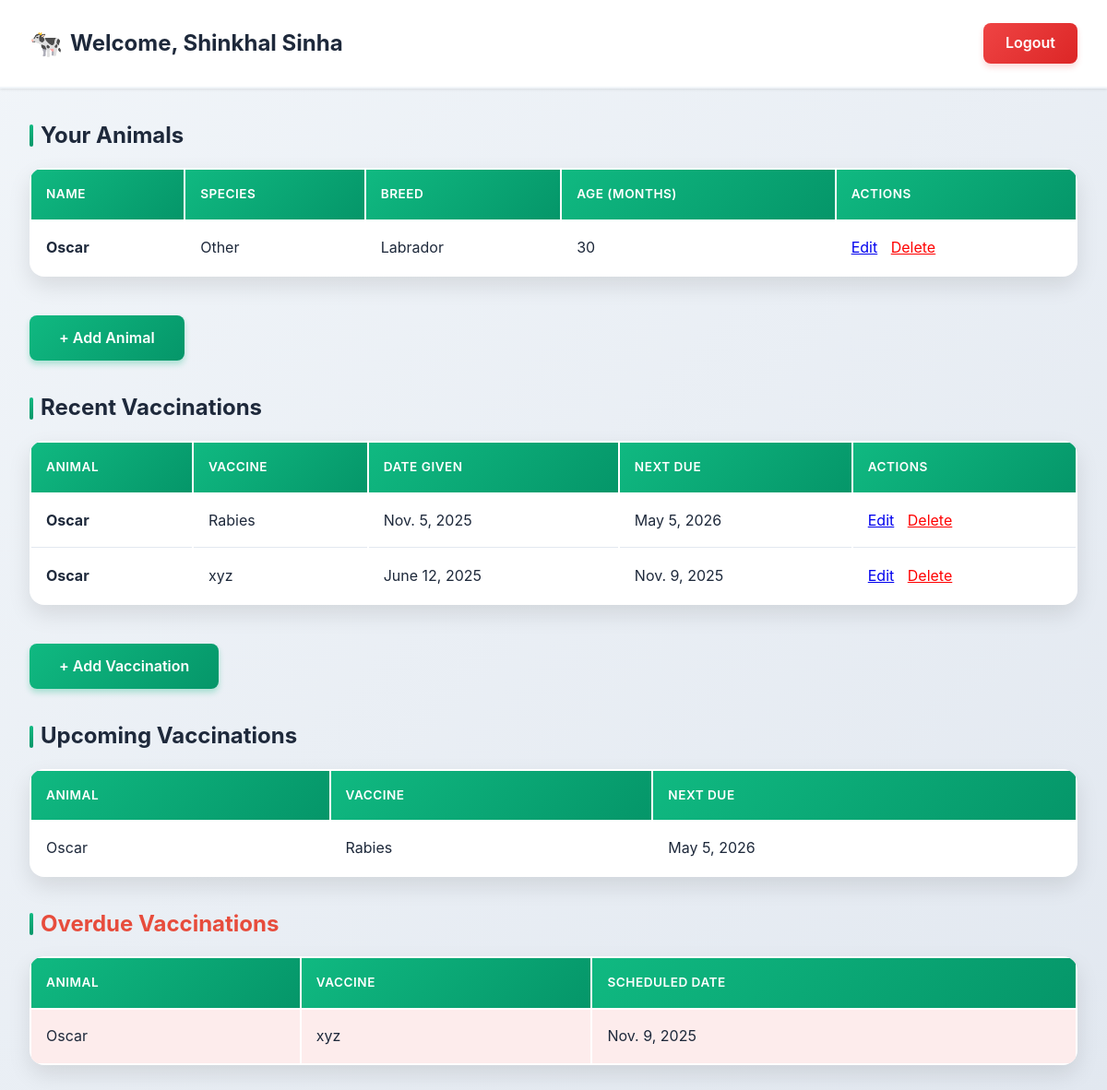
The page /dashboard/ (signed in) on the database its author committed.
### core/models.py (models this page shows, shortened)
class Owner(models.Model):
    user = models.OneToOneField(User, on_delete=models.CASCADE, null=True, blank=True)
    name = models.CharField(max_length=100)
    phone = models.CharField(max_length=15)
    address = models.TextField(blank=True)

class Animal(models.Model):
    SPECIES_CHOICES = [
        ('cow', 'Cow'),
        ('buffalo', 'Buffalo'),
        ('goat', 'Goat'),
        ('sheep', 'Sheep'),
        ('other', 'Other'),
    ]
    owner = models.ForeignKey(Owner, on_delete=models.CASCADE, related_name='animals')
    name = models.CharField(max_length=100)
    species = models.CharField(max_length=20, choices=SPECIES_CHOICES)
    breed = models.CharField(max_length=100, blank=True)
    age = models.PositiveIntegerField(help_text="Age in months", null=True, blank=True)
    date_added = models.DateField(auto_now_add=True)

class Vaccination(models.Model):
    animal = models.ForeignKey(Animal, on_delete=models.CASCADE, related_name='vaccinations')
    vaccine_name = models.CharField(max_length=100)
    date_given = models.DateField()
    next_due = models.DateField(null=True, blank=True)
    notes = models.TextField(blank=True)

### core/views.py (the view)
# urls.py: path('dashboard/', views.dashboard_view, name='dashboard'),  # 👈 new
@login_required
def dashboard_view(request):
    owner = Owner.objects.get(user=request.user)
    animals = Animal.objects.filter(owner=owner)
    vaccinations = Vaccination.objects.filter(
        animal__owner=owner
    ).order_by('-date_given')[:5]
    today = date.today()
    reminders = Vaccination.objects.filter(
        animal__owner=owner,
        next_due__isnull=False,
        next_due__gte=today
    ).order_by('next_due')[:5]
    overdue = Vaccination.objects.filter(
        animal__owner=owner,
        next_due__isnull=False,
        next_due__lt=today
    ).order_by('next_due')
    context = {
        'owner': owner,
        'animals': animals,
        'vaccinations': vaccinations,
        'reminders': reminders,
        'overdue': overdue,
        'today': today,
    }
    return render(request, 'core/dashboard.html', context)

### core/templates/core/dashboard.html (shortened to what this page needs)
{% extends 'core/base.html' %}
{% block content %}
<div class="header">
    <h2>Welcome, {{ owner.name }}</h2>
    <a href="{% url 'logout' %}" class="logout">Logout</a>
</div>
<div class="container">
    <h3>Your Animals</h3>
    {% if animals %}
    <table>
        <thead>
            <tr>
                <th>Name</th>
                <th>Species</th>
                <th>Breed</th>
                <th>Age (months)</th>
                <th>Actions</th>
            </tr>
        </thead>
        <tbody>
            {% for animal in animals %}
            <tr>
                <td><strong>{{ animal.name }}</strong></td>
                <td>{{ animal.get_species_display }}</td>
                <td>{{ animal.breed }}</td>
                <td>{{ animal.age }}</td>
                <td>
                    <a href="{% url 'edit_animal' animal.id %}">Edit</a>
                    <a href="{% url 'delete_animal' animal.id %}" style="color:red;margin-left:10px;">Delete</a>
                </td>
            </tr>
            {% endfor %}
        </tbody>
    </table>
    {% else %}
        <p>No animals added yet. Start by adding your first animal! 🐄</p>
    {% endif %}
    <a href="{% url 'add_animal' %}" class="btn-primary" style="margin-top:10px;display:inline-block;">+ Add Animal</a>
    <h3>Recent Vaccinations</h3>
    {% if vaccinations %}
    <table>
        <thead>
            <tr>
                <th>Animal</th>
                <th>Vaccine</th>
                <th>Date Given</th>
                <th>Next Due</th>
                <th>Actions</th>
            </tr>
        </thead>
        <tbody>
            {% for v in vaccinations %}
            <tr>
                <td><strong>{{ v.animal.name }}</strong></td>
                <td>{{ v.vaccine_name }}</td>
                <td>{{ v.date_given }}</td>
                <td>
                    <span class="{% if v.next_due and v.next_due <= today %}overdue{% endif %}">
                        {{ v.next_due|default:"N/A" }}
                    </span>
                </td>
                <td>
                    <a href="{% url 'edit_vaccination' v.id %}">Edit</a>
                    <a href="{% url 'delete_vaccination' v.id %}" style="color:red;margin-left:10px;">Delete</a>
                </td>
            </tr>
            {% endfor %}
        </tbody>
    </table>
    {% else %}
        <p>No vaccination records found. Keep your animals healthy! 💉</p>
    {% endif %}
    <a href="{% url 'add_vaccination' %}" class="btn-primary" style="margin-top:10px;display:inline-block;">+ Add Vaccination</a>
    <h3>Upcoming Vaccinations</h3>
    {% if reminders %}
    <table>
        <tr>
            <th>Animal</th>
            <th>Vaccine</th>
            <th>Next Due</th>
        </tr>
        {% for r in reminders %}
        <tr>
            <td>{{ r.animal.name }}</td>
            <td>{{ r.vaccine_name }}</td>
            <td>{{ r.next_due }}</td>
        </tr>
        {% endfor %}
    </table>
    {% else %}
        <p>No upcoming vaccinations.</p>
    {% endif %}
    <h3 style="color:#e74c3c;">Overdue Vaccinations</h3>
    {% if overdue %}
    <table>
        <tr class="overdue-row">
            <th>Animal</th>
            <th>Vaccine</th>
            <th>Scheduled Date</th>
        </tr>
        {% for o in overdue %}
        <tr style="background:#fdecec;">
            <td>{{ o.animal.name }}</td>
            <td>{{ o.vaccine_name }}</td>
            <td>{{ o.next_due }}</td>
        </tr>
        {% endfor %}
    </table>
    {% else %}
        <p>No overdue vaccinations 🎉</p>
    {% endif %}
</div>
{% endblock %}

### core/templates/core/base.html (shortened to what this page needs)
{% load static %}
<!DOCTYPE html>
<html lang="en">
<head>
    <link rel="stylesheet" href="{% static 'core/css/style.css' %}">
</head>
<body>
    {% block content %}{% endblock %}
</body>
</html>

### core/static/core/css/style.css (style rules this page uses)
* { margin: 0; padding: 0; box-sizing: border-box; }
:root { --primary: #10b981; --primary-dark: #059669; --primary-light: #34d399; --secondary: #3b82f6; --danger: #ef4444; --warning: #f59e0b; --success: #10b981; --dark: #1e293b; --gray: #64748b; --light-gray: #f1f5f9; --white: #ffffff; --border: #e2e8f0; --shadow: 0 1px 3px rgba(0, 0, 0, 0.1); --shadow-lg: 0 10px 25px rgba(0, 0, 0, 0.1); }
body { font-family: -apple-system, BlinkMacSystemFont, 'Segoe UI', Roboto, 'Helvetica Neue', Arial, sans-serif; background: linear-gradient(135deg, #f1f5f9 0%, #e2e8f0 100%); min-height: 100vh; color: var(--dark); line-height: 1.6; }
.header { background: var(--white); padding: 1.5rem 2rem; box-shadow: var(--shadow); display: flex; justify-content: space-between; align-items: center; position: sticky; top: 0; z-index: 100; border-bottom: 2px solid var(--light-gray); }
.header h2 { color: var(--dark); font-size: 1.5rem; font-weight: 700; display: flex; align-items: center; gap: 0.5rem; }
.header h2::before { content: "🐄"; font-size: 1.8rem; }
.logout { background: linear-gradient(135deg, var(--danger) 0%, #dc2626 100%); color: var(--white); padding: 0.6rem 1.5rem; border-radius: 0.5rem; text-decoration: none; font-weight: 600; transition: all 0.3s ease; box-shadow: 0 4px 6px rgba(239, 68, 68, 0.2); }
.container { max-width: 1200px; margin: 2rem auto; padding: 0 2rem; }
.container h3 { color: var(--dark); font-size: 1.5rem; margin: 2rem 0 1rem; font-weight: 700; display: flex; align-items: center; gap: 0.5rem; }
.container h3::before { content: ""; width: 4px; height: 1.5rem; background: linear-gradient(180deg, var(--primary) 0%, var(--primary-dark) 100%); border-radius: 2px; }
table { width: 100%; background: var(--white); border-radius: 1rem; overflow: hidden; box-shadow: var(--shadow-lg); margin: 1rem 0 2rem; }
table th { background: linear-gradient(135deg, var(--primary) 0%, var(--primary-dark) 100%); color: var(--white); padding: 1rem; text-align: left; font-weight: 600; text-transform: uppercase; font-size: 0.85rem; letter-spacing: 0.5px; }
table td { padding: 1rem; border-bottom: 1px solid var(--border); color: var(--dark); }
table tr:last-child td { border-bottom: none; }
.btn-primary { background: linear-gradient(135deg, var(--primary) 0%, var(--primary-dark) 100%); color: var(--white); padding: 0.75rem 2rem; border: none; border-radius: 0.5rem; font-size: 1rem; font-weight: 600; cursor: pointer; text-decoration: none; display: inline-block; transition: all 0.3s ease; box-shadow: 0 4px 6px rgba(16, 185, 129, 0.3); }
.container > * { animation: fadeIn 0.5s ease; }
.overdue-row { background: #ffe6e6; color: #c0392b; font-weight: 500; }

### rows shown on the page
Owner: name "Shinkhal Sinha"
Animal: name "Oscar", species "Other", breed "Labrador", age "30"
Vaccination: animal.name "Oscar", vaccine_name "Rabies", date_given "Nov. 5, 2025", next_due "May 5, 2026"
Vaccination: animal.name "Oscar", vaccine_name "xyz", date_given "June 12, 2025", next_due "Nov. 9, 2025"
